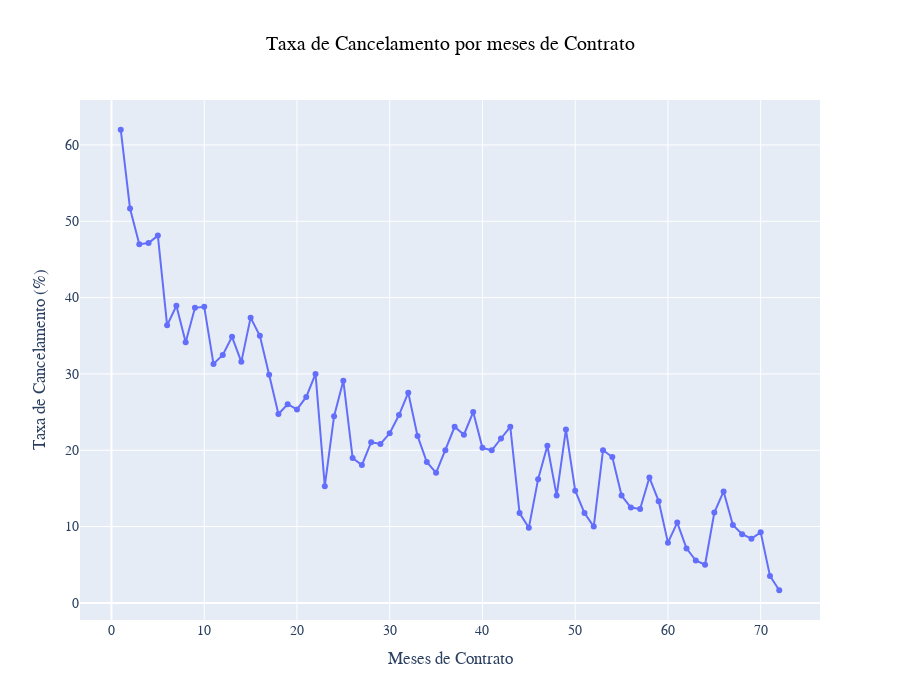

The cell this chart's notebook holds for it:
### Code cell
#gráfico de linhas

fig = px.line(
    df_agrupado.reset_index(),
    x='meses_de_contrato',
    y='taxa_de_cancelamento',
    title='Taxa de Cancelamento por meses de Contrato',
    markers=True
)

fig.update_layout(
    width=900,
    height=700,
    title_x=0.5,
    xaxis_title='Meses de Contrato',
    yaxis_title='Taxa de Cancelamento (%)',
    font_family='Arial',
    title_font_color='black',
    font_size=14
)
fig.show()

### Figure 1 — Plotly figure (JSON) as saved in the notebook; plotly's stock layout.template omitted (floating-point values rounded to 4 significant figures)
{"data": [{"hovertemplate": "meses_de_contrato=%{x}<br>taxa_de_cancelamento=%{y}<extra></extra>", "legendgroup": "", "line": {"color": "#636efa", "dash": "solid"}, "marker": {"symbol": "circle"}, "mode": "lines+markers", "name": "", "orientation": "v", "showlegend": false, "type": "scatter", "x": [1, 2, 3, 4, 5, 6, 7, 8, 9, 10, 11, 12, 13, 14, 15, 16, 17, 18, 19, 20, 21, 22, 23, 24, 25, 26, 27, 28, 29, 30, 31, 32, 33, 34, 35, 36, 37, 38, 39, 40, 41, 42, 43, 44, 45, 46, 47, 48, 49, 50, 51, 52, 53, 54, 55, 56, 57, 58, 59, 60, 61, 62, 63, 64, 65, 66, 67, 68, 69, 70, 71, 72], "xaxis": "x", "y": [61.99, 51.68, 47, 47.16, 48.12, 36.36, 38.93, 34.15, 38.66, 38.79, 31.31, 32.48, 34.86, 31.58, 37.37, 35, 29.89, 24.74, 26.03, 25.35, 26.98, 30, 15.29, 24.47, 29.11, 18.99, 18.06, 21.05, 20.83, 22.22, 24.62, 27.54, 21.88, 18.46, 17.05, 20, 23.08, 22.03, 25, 20.31, 20, 21.54, 23.08, 11.76, 9.836, 16.22, 20.59, 14.06, 22.73, 14.71, 11.76, 10, 20, 19.12, 14.06, 12.5, 12.31, 16.42, 13.33, 7.895, 10.53, 7.143, 5.556, 5, 11.84, 14.61, 10.2, 9, 8.421, 9.244, 3.529, 1.657], "yaxis": "y"}], "layout": {"font": {"family": "Arial", "size": 14}, "height": 700, "legend": {"tracegroupgap": 0}, "title": {"font": {"color": "black"}, "text": "Taxa de Cancelamento por meses de Contrato", "x": 0.5}, "width": 900, "xaxis": {"anchor": "y", "domain": [0, 1], "title": {"text": "Meses de Contrato"}}, "yaxis": {"anchor": "x", "domain": [0, 1], "title": {"text": "Taxa de Cancelamento (%)"}}}}
